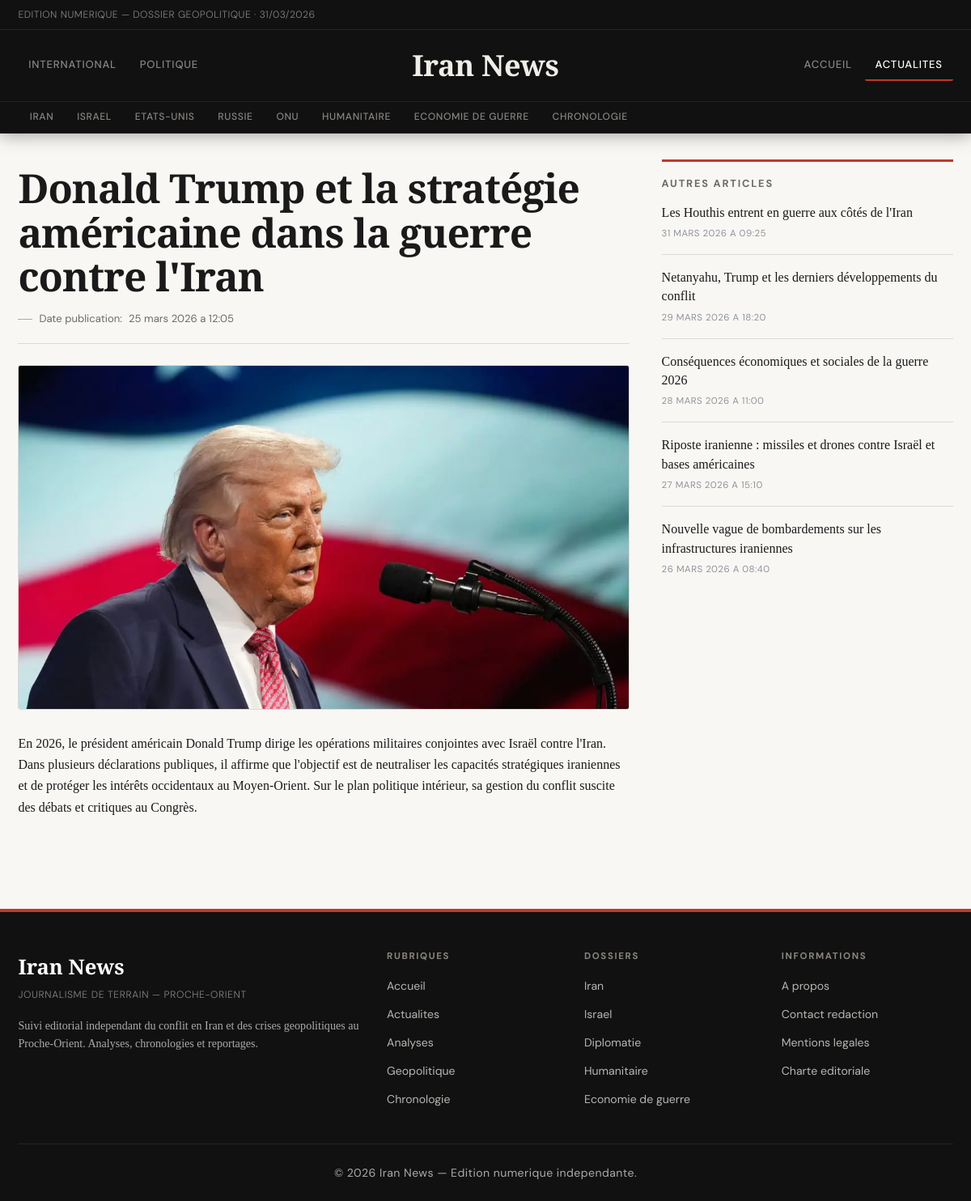
The app's page /articles/guerre-iran-article-2-1-5.html with its own data.
### tables this page shows
CREATE TABLE articles (
  id INT UNSIGNED AUTO_INCREMENT PRIMARY KEY,
  title VARCHAR(255) NOT NULL,
  slug VARCHAR(255) NOT NULL UNIQUE,
  content TEXT NOT NULL,
  is_published TINYINT(1) NOT NULL DEFAULT 1,
  created_at TIMESTAMP NOT NULL DEFAULT CURRENT_TIMESTAMP,
  updated_at TIMESTAMP NOT NULL DEFAULT CURRENT_TIMESTAMP ON UPDATE CURRENT_TIMESTAMP
);

CREATE TABLE article_images (
  id INT UNSIGNED AUTO_INCREMENT PRIMARY KEY,
  article_id INT UNSIGNED NOT NULL,
  image_kind ENUM('main', 'thumb') NOT NULL DEFAULT 'main',
  image_path VARCHAR(255) NOT NULL,
  image_alt VARCHAR(255) DEFAULT NULL,
  sort_order TINYINT UNSIGNED NOT NULL DEFAULT 1,
  created_at TIMESTAMP NOT NULL DEFAULT CURRENT_TIMESTAMP,
  CONSTRAINT fk_article_images_article
    FOREIGN KEY (article_id) REFERENCES articles(id)
    ON DELETE CASCADE,
  UNIQUE KEY uq_article_kind (article_id, image_kind),
  KEY idx_article_images_article_id (article_id)
);

### src/article.php (the view, shortened to what this page needs)
<?php
require_once __DIR__ . '/includes/front_helpers.php';
$id = filter_input(INPUT_GET, 'id', FILTER_VALIDATE_INT, array('options' => array('min_range' => 1)));
$safeId = ($id !== false && $id !== null) ? (int)$id : null;
$article = front_find_article(null, $safeId);
?>
<?php
$sidebarOtherArticles = front_recent_articles_excluding(5, array((int)$article['id']));
$detailMainSrc = front_article_image_src($article, 1280, 720, 'actualite guerre iran');
$detailThumbSrc = front_article_thumb_src($article, 860, 520, 'actualite guerre iran');
include __DIR__ . '/includes/header.php';
?>
<main class="layout-main article-layout">
    <article class="article-detail" itemscope itemtype="https://schema.org/NewsArticle">
        <header class="article-header">
            <h1 itemprop="headline"><?php echo h($article['title']); ?></h1>
            <p class="article-meta">
                Date publication:
                <?php $publishedAt = front_article_datetime_value($article); ?>
                <time itemprop="datePublished" datetime="<?php echo h($publishedAt); ?>">
                    <?php echo h(front_format_datetime($publishedAt)); ?>
                </time>
            </p>
        </header>
        <figure class="article-figure">
            <picture>
                <source media="(max-width: 800px)" srcset="<?php echo h($detailThumbSrc); ?>">
                <img
                    src="<?php echo h($detailMainSrc); ?>"
                    alt="<?php echo h(front_article_alt($article, 'actualite guerre iran')); ?>"
                    width="1280"
                    height="720"
                    itemprop="image"
                    loading="eager"
                    fetchpriority="high"
                    decoding="async">
            </picture>
        </figure>
        <section class="article-content" aria-labelledby="content-title" itemprop="articleBody">
            <?php echo front_render_article_html($article['content']); ?>
        </section>
    </article>
    <aside class="sidebar article-sidebar" aria-labelledby="recent-title">
        <h2 id="recent-title">Autres articles</h2>
        <ul>
            <?php foreach ($sidebarOtherArticles as $otherArticle): ?>
                <li>
                    <a href="<?php echo h(front_article_url($otherArticle)); ?>">
                        <?php echo h($otherArticle['title']); ?>
                    </a>
                    <small class="recent-time"><?php echo h(front_format_datetime(front_article_datetime_value($otherArticle))); ?></small>
                </li>
            <?php endforeach; ?>
        </ul>
    </aside>
</main>
<?php include __DIR__ . '/includes/footer.php'; ?>

### src/includes/front_helpers.php (shortened to what this page needs)
<?php
function h($value)
{
    return htmlspecialchars((string)$value, ENT_QUOTES, 'UTF-8');
}
function front_article_url($article)
{
    $id = isset($article['id']) ? (int)$article['id'] : 0;
    $page = 1;
    $rubrique = isset($article['rubrique']) ? (int)$article['rubrique'] : 5;
    return '/articles/guerre-iran-article-' . $id . '-' . $page . '-' . $rubrique . '.html';
}
function front_article_alt($article, $fallback = 'actualite guerre iran')
{
    if (!empty($article['image_alt'])) {
        return (string)$article['image_alt'];
    }
    return $fallback;
}
function front_local_image_url($rawPath)
{
    $path = trim((string)$rawPath);
    $normalized = '/' . ltrim($path, '/');
    $fullPath = dirname(__DIR__) . str_replace('/', DIRECTORY_SEPARATOR, $normalized);
    if (is_file($fullPath)) {
        return $normalized;
    }
    return null;
}
function front_article_image_src($article, $width, $height, $fallbackAlt = 'actualite guerre iran')
{
    $local = front_local_image_url(isset($article['image_url']) ? $article['image_url'] : '');
    if ($local !== null) {
        return $local;
    }
    return front_svg_placeholder(front_article_alt($article, $fallbackAlt), $width, $height);
}
function front_article_thumb_src($article, $width, $height, $fallbackAlt = 'actualite guerre iran')
{
    $thumbLocalFromDb = front_local_image_url(isset($article['image_thumb_url']) ? $article['image_thumb_url'] : '');
    if ($thumbLocalFromDb !== null) {
        return $thumbLocalFromDb;
    }
    return front_article_image_src($article, $width, $height, $fallbackAlt);
}
function front_render_article_html($html)
{
    $decoded = html_entity_decode((string)$html, ENT_QUOTES | ENT_HTML5, 'UTF-8');
    $clean = preg_replace('/<script\b[^>]*>(.*?)<\/script>/is', '', $decoded);
    return strip_tags(
        $clean,
        '<p><br><strong><b><em><i><u><ul><ol><li><a><h1><h2><h3><h4><h5><h6><blockquote><img><figure><figcaption>'
    );
}
function front_fetch_articles()
{
    $pdo = db();
    try {
        $sql = "SELECT
                    a.id,
                    a.title,
                    a.slug,
                    a.content,
                    ai_main.image_path AS image_url,
                    COALESCE(ai_thumb.image_path, '') AS image_thumb_url,
                    COALESCE(NULLIF(ai_main.image_alt, ''), a.title) AS image_alt,
                    COALESCE(NULLIF(ai_thumb.image_alt, ''), NULLIF(ai_main.image_alt, ''), a.title) AS image_thumb_alt,
                    a.created_at,
                    a.updated_at
                FROM articles a
                LEFT JOIN article_images ai_main
                    ON ai_main.article_id = a.id AND ai_main.image_kind = 'main'
                LEFT JOIN article_images ai_thumb
                    ON ai_thumb.article_id = a.id AND ai_thumb.image_kind = 'thumb'
                WHERE a.is_published = 1
                ORDER BY a.updated_at DESC";
        $rows = $pdo->query($sql)->fetchAll(PDO::FETCH_ASSOC);
        if (!empty($rows)) {
            return $rows;
        }
    } catch (PDOException $exception) {
    }
    return front_theme_articles();
}
function front_find_article($slug, $id)
{
    $articles = front_fetch_articles();
    if ($id !== null) {
        foreach ($articles as $article) {
            if ((int)$article['id'] === (int)$id) {
                return $article;
            }
        }
    }
    return null;
}
function front_recent_articles_excluding($limit = 5, $excludeIds = array())
{
    $articles = front_fetch_articles();
    $result = array();
    foreach ($excludeIds as $excludeId) {
        $id = (int)$excludeId;
    }
    foreach ($articles as $article) {
        $articleId = isset($article['id']) ? (int)$article['id'] : 0;
        $result[] = $article;
        if (count($result) >= $limit) {
            break;
        }
    }
    return $result;
}
function front_format_datetime($value)
{
    try {
        $date = new DateTime((string)$value);
    } catch (Exception $exception) {
        return (string)$value;
    }
    $months = array(
        1 => 'janvier',
        2 => 'fevrier',
        3 => 'mars',
        4 => 'avril',
        5 => 'mai',
        6 => 'juin',
        7 => 'juillet',
        8 => 'aout',
        9 => 'septembre',
        10 => 'octobre',
        11 => 'novembre',
        12 => 'decembre',
    );
    $month = (int)$date->format('n');
    return $date->format('d') . ' ' . $months[$month] . ' ' . $date->format('Y') . ' a ' . $date->format('H:i');
}
function front_article_datetime_value($article)
{
    if (isset($article['updated_at']) && trim((string)$article['updated_at']) !== '') {
        return (string)$article['updated_at'];
    }
    return '';
}

### records on screen
articles: title "Donald Trump et la stratégie américaine dans la guerre contre l'Iran", updated_at "25 mars 2026 a 12:05", content "En 2026, le président américain Donald Trump dirige les opérations militaires conjointes avec Israël contre l'Iran. Dans plusieurs déclarations publiques, il affirme que l'objectif est de neutraliser les capacités stratégiques iraniennes et de protéger les intérêts occidentaux au Moyen-Orient. Sur le plan politique intérieur, sa gestion du conflit suscite des débats et critiques au Congrès."
article_images: image_path (picture)
article_images: article.title "Les Houthis entrent en guerre aux côtés de l'Iran", article.updated_at "31 MARS 2026 A 09:25"
article_images: article.title "Netanyahu, Trump et les derniers développements du conflit", article.updated_at "29 MARS 2026 A 18:20"
article_images: article.title "Conséquences économiques et sociales de la guerre 2026", article.updated_at "28 MARS 2026 A 11:00"
article_images: article.title "Riposte iranienne : missiles et drones contre Israël et bases américaines", article.updated_at "27 MARS 2026 A 15:10"
article_images: article.title "Nouvelle vague de bombardements sur les infrastructures iraniennes", article.updated_at "26 MARS 2026 A 08:40"
